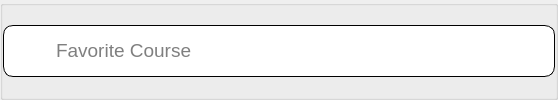
                  <widget class="QGroupBox" name="courseIndex">
                   <property name="title">
                    <string/>
                   </property>
                   <layout class="QHBoxLayout" name="horizontalLayout_21">
                    <property name="spacing">
                     <number>0</number>
                    </property>
                    <property name="leftMargin">
                     <number>0</number>
                    </property>
                    <property name="topMargin">
                     <number>0</number>
                    </property>
                    <property name="rightMargin">
                     <number>0</number>
                    </property>
                    <property name="bottomMargin">
                     <number>0</number>
                    </property>
                    <item>
                     <widget class="QGroupBox" name="groupBox_10">
                      <property name="sizePolicy">
                       <sizepolicy hsizetype="Fixed" vsizetype="Fixed">
                        <horstretch>0</horstretch>
                        <verstretch>0</verstretch>
                       </sizepolicy>
                      </property>
                      <property name="minimumSize">
                       <size>
                        <width>100</width>
                        <height>0</height>
                       </size>
                      </property>
                      <property name="maximumSize">
                       <size>
                        <width>1250</width>
                        <height>16777215</height>
                       </size>
                      </property>
                      <property name="styleSheet">
                       <string notr="true">border-style:solid;
border-width:1px;
border-radius: 10px;
background-color:white;</string>
                      </property>
                      <property name="title">
                       <string/>
                      </property>
                      <layout class="QHBoxLayout" name="horizontalLayout_11">
                       <property name="spacing">
                        <number>10</number>
                       </property>
                       <property name="leftMargin">
                        <number>10</number>
                       </property>
                       <property name="topMargin">
                        <number>10</number>
                       </property>
                       <property name="rightMargin">
                        <number>0</number>
                       </property>
                       <property name="bottomMargin">
                        <number>10</number>
                       </property>
                       <item>
                        <widget class="QGroupBox" name="groupBox_11">
                         <property name="sizePolicy">
                          <sizepolicy hsizetype="Expanding" vsizetype="Expanding">
                           <horstretch>0</horstretch>
                           <verstretch>0</verstretch>
                          </sizepolicy>
                         </property>
                         <property name="maximumSize">
                          <size>
                           <width>30</width>
                           <height>30</height>
                          </size>
                         </property>
                         <property name="styleSheet">
                          <string notr="true">border:none;</string>
                         </property>
                         <property name="title">
                          <string/>
                         </property>
                         <layout class="QVBoxLayout" name="verticalLayout_12">
                          <property name="leftMargin">
                           <number>0</number>
                          </property>
                          <property name="topMargin">
                           <number>0</number>
                          </property>
                          <property name="rightMargin">
                           <number>0</number>
                          </property>
                          <property name="bottomMargin">
                           <number>0</number>
                          </property>
                          <item>
                           <widget class="QLabel" name="mbtiLabel_4">
                            <property name="sizePolicy">
                             <sizepolicy hsizetype="Minimum" vsizetype="Minimum">
                              <horstretch>0</horstretch>
                              <verstretch>0</verstretch>
                             </sizepolicy>
                            </property>
                            <property name="minimumSize">
                             <size>
                              <width>30</width>
                              <height>30</height>
                             </size>
                            </property>
                            <property name="maximumSize">
                             <size>
                              <width>30</width>
                              <height>30</height>
                             </size>
                            </property>
                            <property name="text">
                             <string/>
                            </property>
                            <property name="pixmap">
                             <pixmap resource="test.qrc">:/logo/assets/checkbox-svgrepo-com.svg</pixmap>
                            </property>
                            <property name="scaledContents">
                             <bool>true</bool>
                            </property>
                           </widget>
                          </item>
                         </layout>
                        </widget>
                       </item>
                       <item>
                        <widget class="QLineEdit" name="mbtiBox_4">
                         <property name="sizePolicy">
                          <sizepolicy hsizetype="Expanding" vsizetype="Fixed">
                           <horstretch>0</horstretch>
                           <verstretch>0</verstretch>
                          </sizepolicy>
                         </property>
                         <property name="minimumSize">
                          <size>
                           <width>500</width>
                           <height>0</height>
                          </size>
                         </property>
                         <property name="maximumSize">
                          <size>
                           <width>1250</width>
                           <height>16777215</height>
                          </size>
                         </property>
                         <property name="font">
                          <font>
                           <pointsize>14</pointsize>
                          </font>
                         </property>
                         <property name="styleSheet">
                          <string notr="true">border:none;
</string>
                         </property>
                         <property name="inputMask">
                          <string/>
                         </property>
                         <property name="text">
                          <string/>
                         </property>
                         <property name="placeholderText">
                          <string>Favorite Course</string>
                         </property>
                         <property name="clearButtonEnabled">
                          <bool>false</bool>
                         </property>
                        </widget>
                       </item>
                      </layout>
                     </widget>
                    </item>
                   </layout>
                  </widget>
